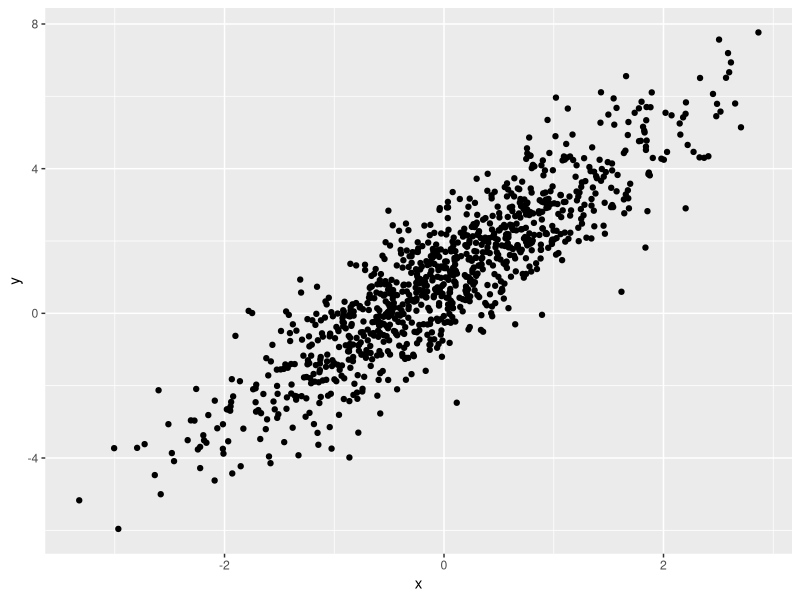

Generate this figure with R:
## ---- chunk 1
library(tidyverse)
## ---- chunk 2
samp = rnorm(100)
length(samp)
## ---- chunk 3
plot_df <- 
  tibble(
    x = rnorm(n = 1000),
    y = 1 + 2 * x + rnorm(n =1000)
  )

ggplot(plot_df,aes(x = x, y = y)) + geom_point()
